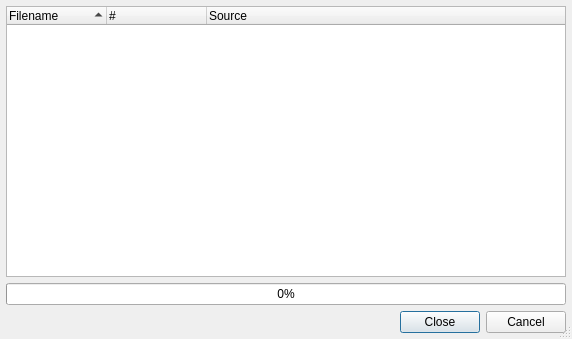
<ui version="4.0" >
 <class>TabnannyDialog</class>
 <widget class="QDialog" name="TabnannyDialog" >
  <property name="geometry" >
   <rect>
    <x>0</x>
    <y>0</y>
    <width>572</width>
    <height>339</height>
   </rect>
  </property>
  <property name="windowTitle" >
   <string>Tabnanny Result</string>
  </property>
  <property name="whatsThis" >
   <string>&lt;b>Tabnanny Results&lt;/b>
&lt;p>This dialog shows the results of the tabnanny command. Double clicking an
entry will open an editor window and position the cursor at the respective line.&lt;/p></string>
  </property>
  <property name="sizeGripEnabled" >
   <bool>true</bool>
  </property>
  <layout class="QVBoxLayout" >
   <item>
    <widget class="QTreeWidget" name="resultList" >
     <property name="whatsThis" >
      <string>&lt;b>Result List&lt;/b>
&lt;p>This list shows the results of the tabnanny command. Double clicking
an entry will open this entry in an editor window and position the cursor at
the respective line.&lt;/p></string>
     </property>
     <property name="alternatingRowColors" >
      <bool>true</bool>
     </property>
     <property name="rootIsDecorated" >
      <bool>false</bool>
     </property>
     <property name="itemsExpandable" >
      <bool>false</bool>
     </property>
     <property name="sortingEnabled" >
      <bool>true</bool>
     </property>
     <column>
      <property name="text" >
       <string>Filename</string>
      </property>
     </column>
     <column>
      <property name="text" >
       <string>#</string>
      </property>
     </column>
     <column>
      <property name="text" >
       <string>Source</string>
      </property>
     </column>
    </widget>
   </item>
   <item>
    <widget class="QProgressBar" name="checkProgress" >
     <property name="toolTip" >
      <string>Shows the progress of the tabnanny action</string>
     </property>
     <property name="value" >
      <number>0</number>
     </property>
     <property name="orientation" >
      <enum>Qt::Horizontal</enum>
     </property>
    </widget>
   </item>
   <item>
    <widget class="QDialogButtonBox" name="buttonBox" >
     <property name="orientation" >
      <enum>Qt::Horizontal</enum>
     </property>
     <property name="standardButtons" >
      <set>QDialogButtonBox::Cancel|QDialogButtonBox::Close</set>
     </property>
    </widget>
   </item>
  </layout>
 </widget>
 <layoutdefault spacing="6" margin="6" />
 <pixmapfunction>qPixmapFromMimeSource</pixmapfunction>
 <tabstops>
  <tabstop>resultList</tabstop>
 </tabstops>
 <resources/>
 <connections/>
</ui>
